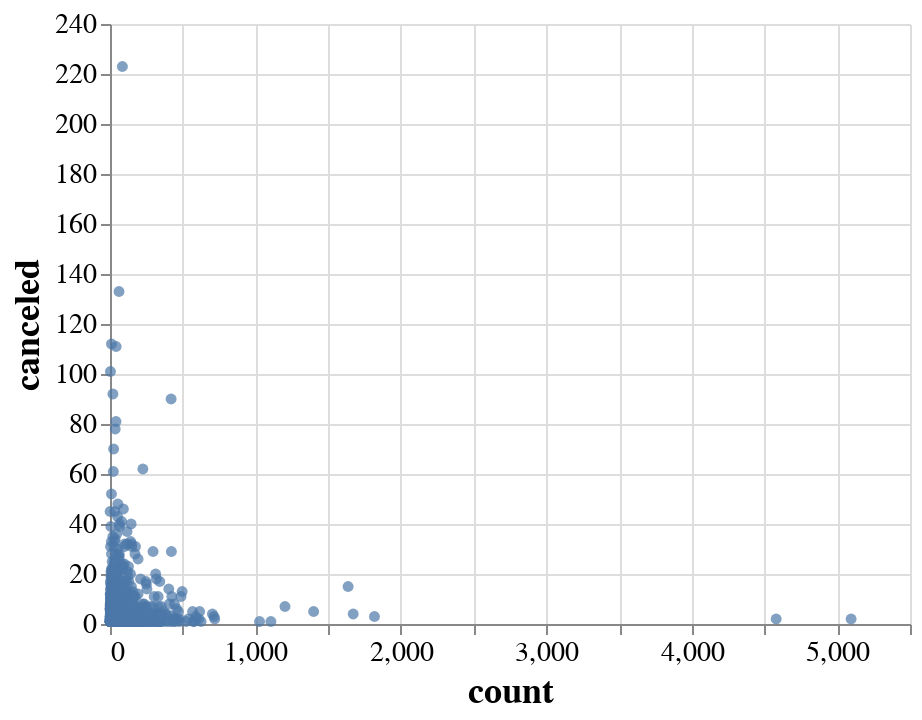

The notebook cell this image was saved under:
### Code cell
alt.Chart(df3).mark_circle().encode(
    x='count',
    y='canceled',
    tooltip='CustomerID'
).configure_view(
    strokeWidth=0
).configure_title(
    fontSize=22,
    font="Arial",
    color="black",
    anchor="start"
).configure_axis(
    labelFont="Arial",
    titleFont="Arial",
    labelFontSize=14,
    titleFontSize=18
)

### Figure 1 — Vega-Lite specification as saved in the notebook (floating-point values rounded to 4 significant figures; data arrays with more than 128 entries replaced by an {"elided": "..."} marker saying what was removed)
{"config": {"view": {"continuousWidth": 400, "continuousHeight": 300, "strokeWidth": 0}, "axis": {"labelFont": "Arial", "labelFontSize": 14, "titleFont": "Arial", "titleFontSize": 18}, "title": {"anchor": "start", "color": "black", "font": "Arial", "fontSize": 22}}, "data": {"name": "data-35487baa73e110cf0a87ae0c6ae76974"}, "mark": "circle", "encoding": {"tooltip": {"field": "CustomerID", "type": "nominal"}, "x": {"field": "count", "type": "quantitative"}, "y": {"field": "canceled", "type": "quantitative"}}, "$schema": "https://vega.github.io/schema/vega-lite/v4.17.0.json", "datasets": {"data-35487baa73e110cf0a87ae0c6ae76974": {"elided": "1534 records"}}}
